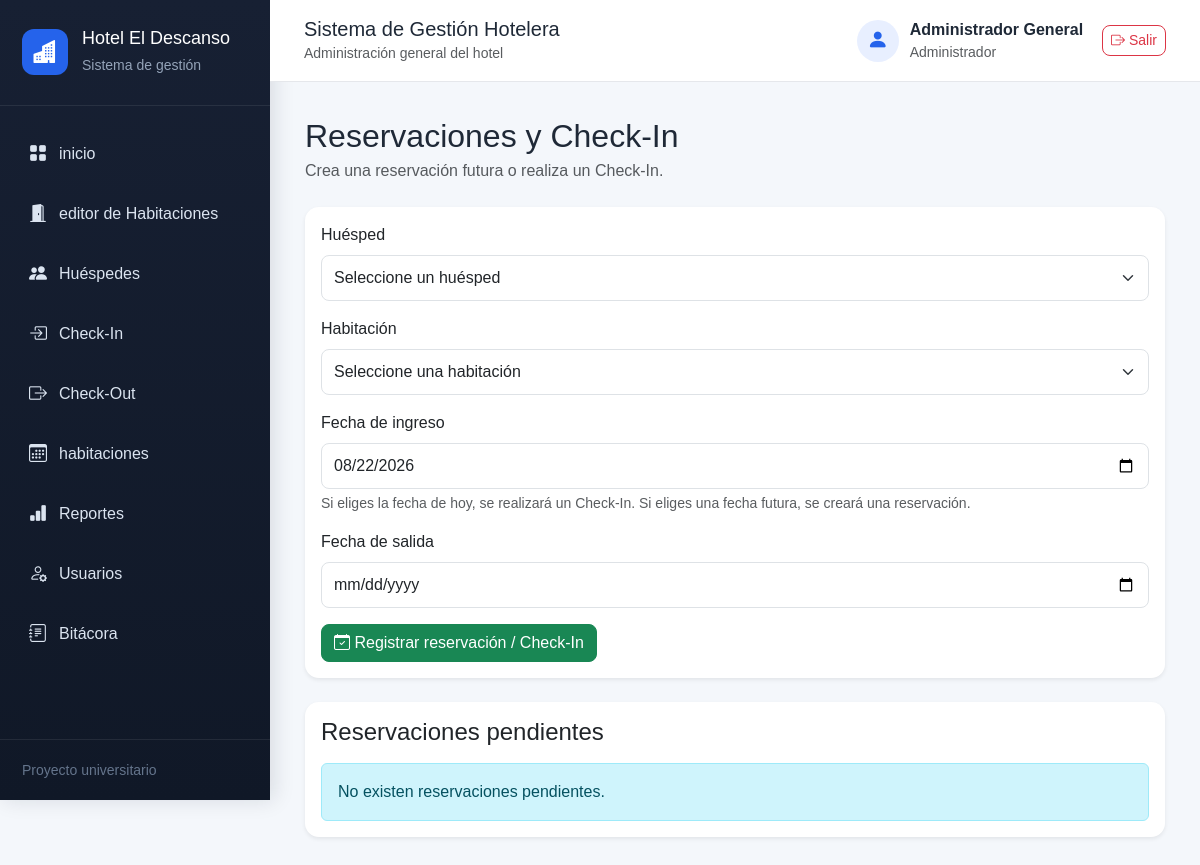
/checkin (signed in), run on an earlier commit of the app's database.
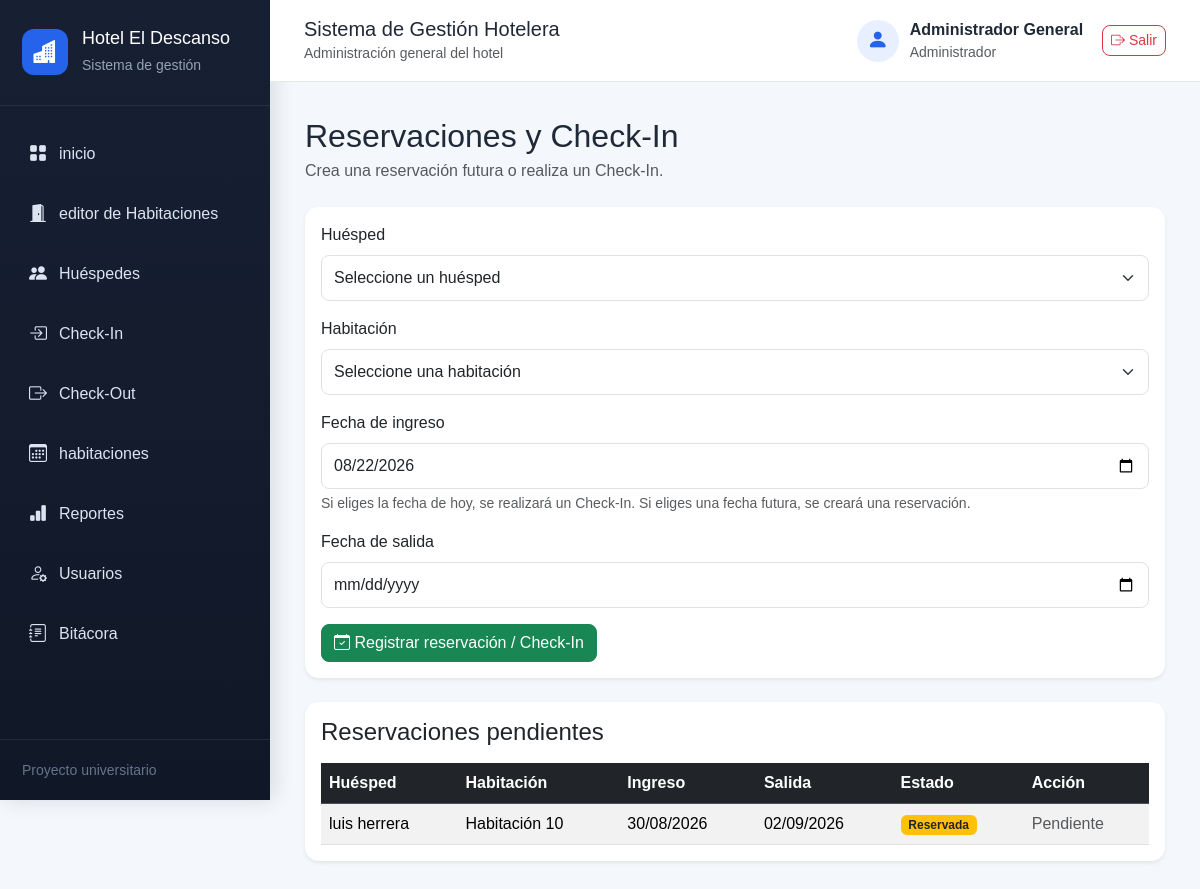
And on a later commit of the database.
### models.py (models this page shows, shortened)
class Reserva(db.Model):
    __tablename__ = "reservas"
    id = db.Column(
        db.Integer,
        primary_key=True
    )
    fecha_ingreso = db.Column(
        db.Date,
        nullable=False
    )
    fecha_salida = db.Column(
        db.Date,
        nullable=True
    )
    estado = db.Column(
        db.String(20),
        nullable=False,
        default="Activa"
    )
    total_pagado = db.Column(
        db.Float,
        nullable=False,
        default=0
    )
    huesped_id = db.Column(
        db.Integer,
        db.ForeignKey("huespedes.id"),
        nullable=False
    )
    habitacion_id = db.Column(
        db.Integer,
        db.ForeignKey("habitaciones.id"),
        nullable=False
    )

class Huesped(db.Model):
    __tablename__ = "huespedes"
    id = db.Column(
        db.Integer,
        primary_key=True
    )
    nombre = db.Column(
        db.String(100),
        nullable=False
    )
    dpi = db.Column(
        db.String(13),
        unique=True,
        nullable=False
    )
    telefono = db.Column(
        db.String(8),
        nullable=False
    )
    reservas = db.relationship(
        "Reserva",
        backref="huesped",
        lazy=True
    )

class Habitacion(db.Model):
    __tablename__ = "habitaciones"
    id = db.Column(
        db.Integer,
        primary_key=True
    )
    numero = db.Column(
        db.Integer,
        unique=True,
        nullable=False
    )
    tipo = db.Column(
        db.String(20),
        nullable=False
    )
    precio = db.Column(
        db.Float,
        nullable=False
    )
    estado = db.Column(
        db.String(20),
        nullable=False,
        default="Disponible"
    )
    reservas = db.relationship(
        "Reserva",
        backref="habitacion",
        lazy=True
    )

### routes/reservas.py (the view, shortened to what this page needs)
@reservas_bp.route(
    "/checkin",
    methods=["GET", "POST"]
)
def checkin():
    huespedes = Huesped.query.order_by(
        Huesped.nombre
    ).all()
    habitaciones_disponibles = Habitacion.query.filter_by(
        estado="Disponible"
    ).order_by(
        Habitacion.numero
    ).all()
    reservas_pendientes = Reserva.query.filter(
        Reserva.estado == "Reservada"
    ).order_by(
        Reserva.fecha_ingreso
    ).all()
    return render_template(
        "checkin.html",
        huespedes=huespedes,
        habitaciones=habitaciones_disponibles,
        reservas_pendientes=reservas_pendientes,
        fecha_actual=date.today().isoformat(),
        hoy=date.today()
    )

### app.py (called while the page is built)
@app.before_request
def proteger_sistema():
    rutas_publicas = {
        "auth.login",
        "static"
    }
    if request.endpoint is None:
        return None
    if request.endpoint in rutas_publicas:
        return None
    if "usuario_id" not in session:
        return redirect(
            url_for("auth.login")
        )
    return None

### templates/checkin.html (shortened to what the changed rows need)
{% extends "base.html" %}
{% block contenido %}
<div class="d-flex justify-content-between align-items-center mb-4">
    <div>
        <h2 class="mb-1">
            Reservaciones y Check-In
        </h2>
    </div>
</div>
<div class="card shadow-sm mt-4">
    <div class="card-body">
        <h4 class="mb-3">
            Reservaciones pendientes
        </h4>
        {% if reservas_pendientes %}
            <div class="table-responsive">
                <table
                    class="table table-striped table-hover align-middle"
                >
                    <thead class="table-dark">
                        <tr>
                            <th>
                                Huésped
                            </th>
                            <th>
                                Habitación
                            </th>
                            <th>
                                Ingreso
                            </th>
                            <th>
                                Salida
                            </th>
                            <th>
                                Estado
                            </th>
                            <th>
                                Acción
                            </th>
                        </tr>
                    </thead>
                    <tbody>
                        {% for reserva in reservas_pendientes %}
                            <tr>
                                <td>
                                    {{ reserva.huesped.nombre }}
                                </td>
                                <td>
                                    Habitación
                                    {{ reserva.habitacion.numero }}
                                </td>
                                <td>
                                    {{
                                        reserva.fecha_ingreso.strftime(
                                            "%d/%m/%Y"
                                        )
                                    }}
                                </td>
                                <td>
                                    {{
                                        reserva.fecha_salida.strftime(
                                            "%d/%m/%Y"
                                        )
                                    }}
                                </td>
                                <td>
                                    <span
                                        class="badge bg-warning text-dark"
                                    >
                                        Reservada
                                    </span>
                                </td>
                                <td>
                                    {% if reserva.fecha_ingreso <= hoy %}
                                        <form
                                            method="POST"
                                            action="{{
                                                url_for(
                                                    'reservas.realizar_checkin_reserva',
                                                    id=reserva.id
                                                )
                                            }}"
                                            onsubmit="return confirm(
                                                '¿Deseas realizar el Check-In de esta reservación?'
                                            );"
                                        >
                                            <button
                                                type="submit"
                                                class="btn btn-success btn-sm"
                                            >
                                                <i class="bi bi-box-arrow-in-right"></i>
                                                Realizar Check-In
                                            </button>
                                        </form>
                                    {% else %}
                                        <span class="text-muted">
                                            Pendiente
                                        </span>
                                    {% endif %}
                                </td>
                            </tr>
                        {% endfor %}
                    </tbody>
                </table>
            </div>
        {% else %}
            <div class="alert alert-info mb-0">
                No existen reservaciones pendientes.
            </div>
        {% endif %}
    </div>
</div>
{% endblock %}

What changed in the data, as far as the page shows it:
added Reserva: huesped.nombre "luis herrera", habitacion.numero "10", fecha_ingreso "30/08/2026", fecha_salida "02/09/2026", shows "Pendiente"
Also different on the page:
text no longer shown: "No existen reservaciones pendientes."
text now shown: "Huésped Habitación Ingreso Salida Estado Acción"
